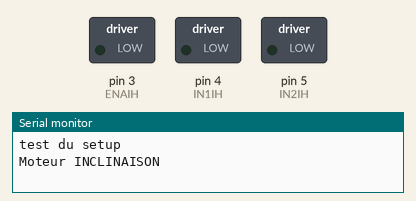
Recording of a sketch running on a simulated Arduino Uno, built with avr-gcc and run on an emulated ATmega328P. Shown: switched loads named in the sketch (green lamp = pin HIGH), the last lines printed to the serial monitor.

Above: at 0.05 s.
At 3.75 s:
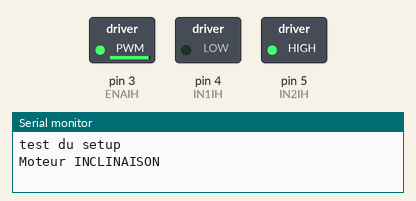
At 7.45 s:
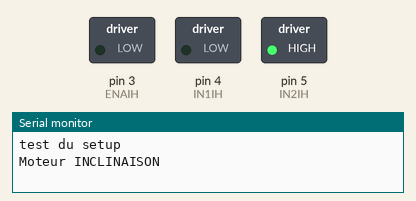
At 11.15 s:
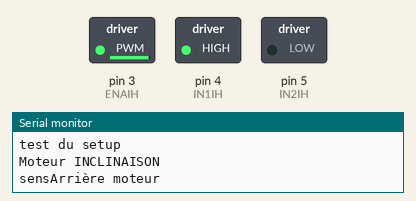
At 14.95 s:
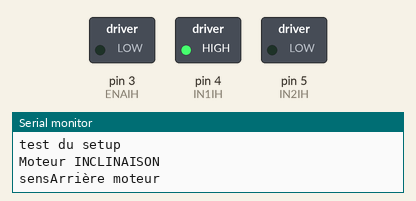
Timing chart, 0 to 19.5 s (numbered marks = the images above):
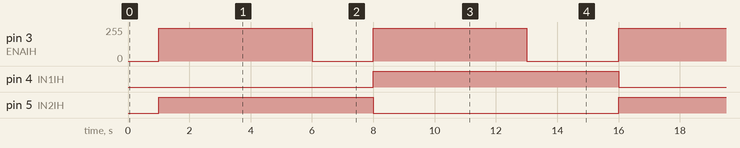

Measured:
- by itself, pin 3 (ENAIH): repeats every 15.0 s: 0/255 2.0 s, 245/255 5.0 s, 0/255 3.0 s, 245/255 5.0 s
- by itself, pin 4 (IN1IH): alternates HIGH for 8.0 s and LOW for 7.0 s
- by itself, pin 5 (IN2IH): alternates HIGH for 7.0 s and LOW for 8.0 s

The sketch:

testMotorSoloL298N.ino
```cpp
#define ENAIH    3     // Moteur Inclinaison
#define IN1IH    4
#define IN2IH    5


const char MARCHE_AVANT   = 'V';            // Défini une constante pour la "marche avant" (peu importe la valeur)
const char MARCHE_ARRIERE = 'R';            // Défini une constante pour la "marche arrière" (peu importe la valeur)

#define vitesseMoteur   245

void setup() {
  // put your setup code here, to run once:
  Serial.begin(9600);            // Mise en place de bibliothèque série à 9600 bps
  Serial.println( "test du setup" );
  // put your setup code here, to run once:


  pinMode(ENAIH, OUTPUT);
  pinMode(IN1IH, OUTPUT);
  pinMode(IN2IH, OUTPUT);


}

void loop() {

    Serial.println("Moteur INCLINAISON");
    delay(1000UL); //5sec
    configurerSensDeRotationPontMoteur('R'); // avant ou arrière // a modifier peut etre
    changeVitesseMoteurPontMoteur(vitesseMoteur);
    delay(5000UL); //5sec
    changeVitesseMoteurPontMoteur(0);
    delay(2000UL); //2sec
    Serial.println("sensArrière moteur");
    configurerSensDeRotationPontMoteur('V'); // avant ou arrière // a modifier peut etre
    changeVitesseMoteurPontMoteur(vitesseMoteur);
    delay(5000UL); //5sec
    changeVitesseMoteurPontMoteur(0);
    delay(2000UL); //2sec

}

void configurerSensDeRotationPontMoteur(char sensDeRotation) {

  if(sensDeRotation == MARCHE_AVANT) {
    // Configuration du L298N en "marche avant", pour le moteur connecté au pont A. Selon sa table de vérité, il faut que :
    digitalWrite(IN1IH, HIGH);                 // L'entrée IN1 doit être au niveau haut
    digitalWrite(IN2IH, LOW);                  // L'entrée IN2 doit être au niveau bas
  }

  if(sensDeRotation == MARCHE_ARRIERE) {
    // Configuration du L298N en "marche arrière", pour le moteur câblé sur le pont A. Selon sa table de vérité, il faut que :
    digitalWrite(IN1IH, LOW);                  // L'entrée IN1 doit être au niveau bas
    digitalWrite(IN2IH, HIGH);                 // L'entrée IN2 doit être au niveau haut
  }
}

void changeVitesseMoteurPontMoteur(int nouvelleVitesse) {

  // Génère un signal PWM permanent, de rapport cyclique égal à "nouvelleVitesse" (valeur comprise entre 0 et 255)
  analogWrite(ENAIH, nouvelleVitesse);
}
```
